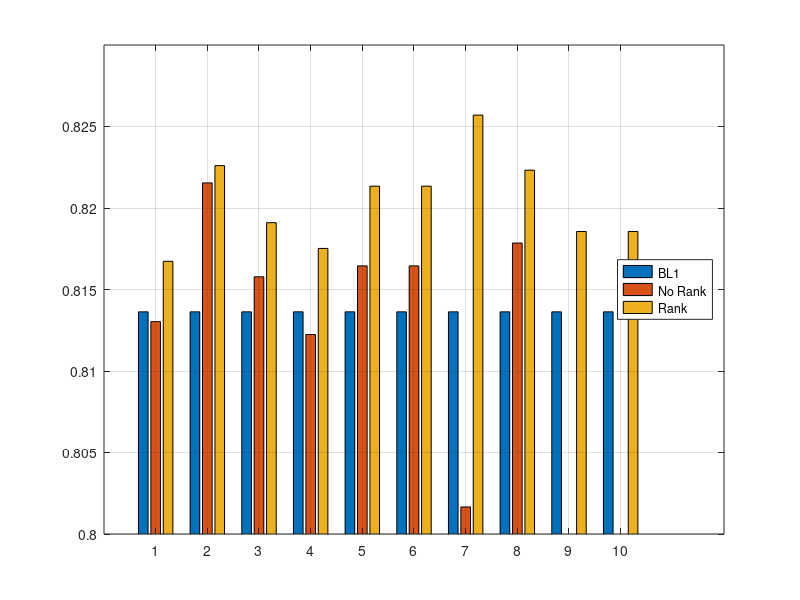

The MATLAB script that drew this image: (Note: this script raises an error after producing the figure.)
 data = [0.81363 0.81303 0.81673;
    0.81363 0.82154 0.8226;
    0.81363 0.81578 0.8191;
    0.81363 0.81224 0.81752;
    0.81363 0.81645 0.82134;
    0.81363 0.81645 0.82134;
    0.81363 0.80166 0.8257;
    0.81363 0.81785 0.82232;
    0.81363 0 0.81856;
    0.81363 0 0.81856];
 
 fig = figure; % Create new figure
 hbar = bar(data);    % Create bar plot
 ylim([0.80 0.83]);
 colormap('default');
 grid on
 l = cell(1,3);
 l{1}='BL1'; l{2}='No Rank'; l{3}='Rank'; 
 %legend(hbar, l, 'Location', 'north', 'Orientation','Horizontal');
 legend(hbar, l, 'Location', 'east');
 xticklabel_rotate([1 2 3 4 5 6 7 8 9 10], 90, {'H-VC', 'H-CFC', 'HV-VC', 'HV-CFC', 'V-VC', 'V-CFC', 'VH-VC', 'VH-CFC', 'NO GRP-VC', 'No GRP-CFC'}, 'Fontsize',8);

 % Get the data for all the bars that were plotted
 x = get(hbar,'XData');
 y = get(hbar,'YData');
 
 ygap = 0.001;
 labels = {'SVM', 'SVM', 'SVM', 'SVM', 'SVM', 'SVM', 'SVM', 'SVM', 'SVM', 'SVM'};
 xPos = x{1, :} - 0.15;
 yPos = y{1, :} + ygap; 
 hText = text(xPos, yPos, labels);
 set(hText, 'Rotation', 90, 'VerticalAlignment', 'bottom', 'FontSize', 8);

 labels2 = {'SVM', 'SVM', 'RF', 'RF', 'SVM', 'SVM', 'SVM', 'SVM', '', ''};
 xPos2 = x{2, :} + 0.08;
 yPos2 = y{2, :} + ygap; 
 hText2 = text(xPos2, yPos2, labels2);
 set(hText2, 'Rotation', 90, 'VerticalAlignment', 'bottom', 'FontSize', 8);

 labels3 = {'SVM(R1)', 'SVM(R4-2)', 'SVM(R1-2)', 'RF(R4-2)', 'RF(R4-3)', 'RF(R4-3)', 'SVM(R1-2)', 'SVM(R4-2)', 'RF(R4-2)', 'RF(R4-2)'};
 xPos3 = x{3, :} + 0.3;
 yPos3 = y{3, :} + ygap;
 hText3 = text(xPos3, yPos3, labels3);
 set(hText3, 'Rotation', 90, 'VerticalAlignment','bottom', 'FontSize', 8);
 
 title('Comparison of the high scored models with baseline and w/o rank on MIMIC-II Adult(V) Dataset', 'FontSize',14,'FontWeight','bold');
 ylabel('Fwa score','FontSize',12,'FontWeight','bold');
 xlabel('Ensemble Models','FontSize',12,'FontWeight','bold');

 set(fig, 'Units', 'Inches');
 pos = get(fig, 'Position');
 set(fig, 'PaperPositionMode', 'Auto', 'PaperUnits', 'Inches', 'PaperSize', [pos(3), pos(4)]);
 print(fig, 'mimic2_adultk1v_high_score', '-dpdf', '-r0');
 %print(fig, 'mimic2_adultk1v_high_score', '-dpng');
